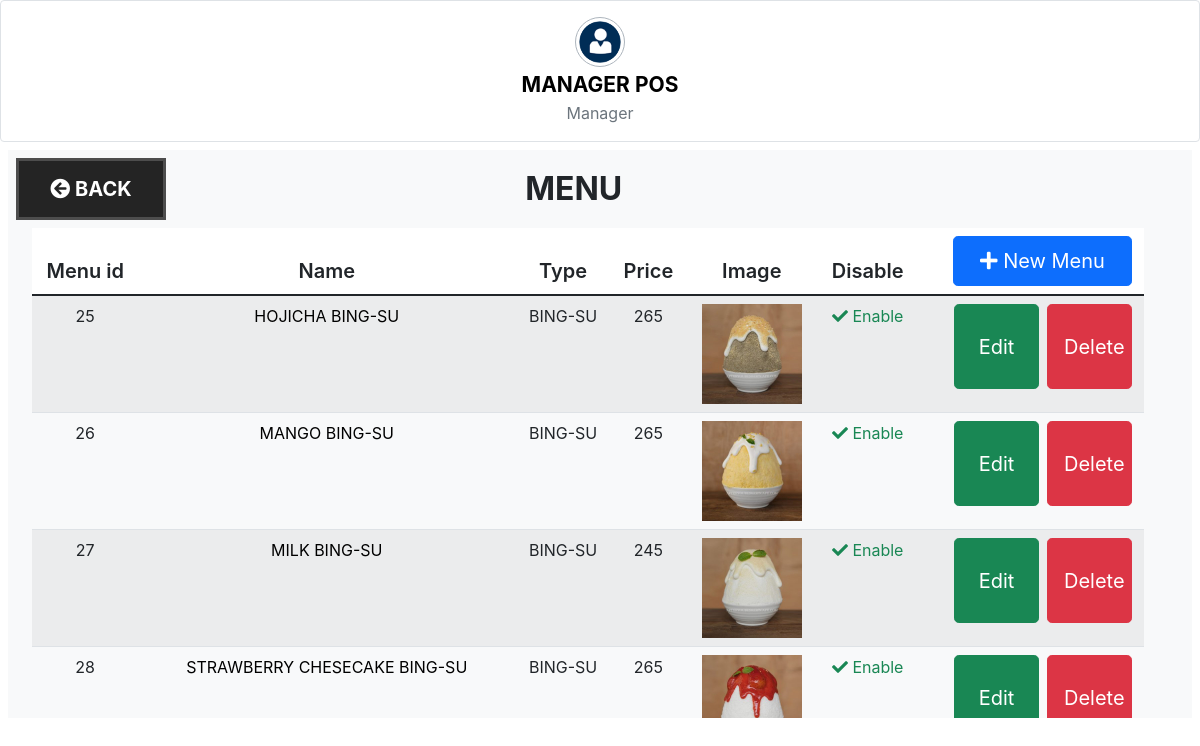
Screenshot of /pos_hunsa/public/index.php?pg=admin&tab=menu (signed in) with the database file from the repository.
### tables this page shows
CREATE TABLE `menu_info` (
  `menu_id` int(11) NOT NULL,
  `menu_name` text NOT NULL,
  `menu_price` int(11) NOT NULL,
  `disable` tinyint(4) NOT NULL,
  `menu_type` text NOT NULL,
  `menu_img` text NOT NULL
);

### pos_hunsa/app/core/init.php (called while the page is built, shortened)
<?php
require "../app/core/functions.php";
require "../app/core/database.php";
require "../app/core/model.php";
function my_function($classname)
{
	$filename = "../app/models/".ucfirst($classname) . ".php";
}

### pos_hunsa/app/models/Auth.php (called while the page is built, shortened)
<?php
class Auth
{
	public static function get($column)
	{
		if(!empty($_SESSION['USER'][$column])){
			return $_SESSION['USER'][$column];
		}
		return "Unknown";
	}
	public static function access($role)
	{
		$access['manager'] = ['manager'];
		$access['cashier'] = ['cashier'];
		$myrole = self::get('role');
		if(in_array($myrole, $access[$role]))
		{
			return true;
		}
		return false;
	}
}

### pos_hunsa/app/core/functions.php (called while the page is built, shortened)
<?php
function esc($str)
{
	return htmlspecialchars($str);
}
function crop($filename,$size = 400)
{
	$ext = strtolower(pathinfo($filename,PATHINFO_EXTENSION));
	$cropped_file = preg_replace("/\.$ext$/", "_cropped.".$ext, $filename);
	if(file_exists($cropped_file))
	{
		return $cropped_file;
	}
	return $cropped_file;
}

### pos_hunsa/app/core/database.php (called while the page is built)
<?php
class Database
{
	private function db_connect(){
		$DBHOST = "localhost";
		$DBNAME = "pos_hunsa";
		$DBUSER = "root";
		$DBPASS = "";
		$DBDRIVER = "mysql";
		try{
			$con = new PDO("$DBDRIVER:host=$DBHOST;dbname=$DBNAME",$DBUSER,$DBPASS);
		}catch(PDOException $e){
			echo $e->getMessage();
		}
		return $con;
	}
	public function query($query,$data = array())
	{
		$con = $this->db_connect();
		$smt = $con->prepare($query);
		$check = $smt->execute($data);
		if($check)
		{
			$result = $smt->fetchAll(PDO::FETCH_ASSOC);
			if(is_array($result) && count($result) > 0){
				return $result;
			}
		}
		return false;
	}
}

### pos_hunsa/app/core/model.php (called while the page is built, shortened)
<?php
class Model extends Database
{
	public function getAll($limit = 10,$offset = 0,$order = "desc",$order_column = "id")
	{
		$query = "select * from $this->table order by $order_column $order limit $limit offset $offset";
		$db = new Database;
		return $db->query($query);
	}
}

### pos_hunsa/app/views/admin/menu.view.php (the view)
<div class="container-fluid row">
    <div class="col">
        <div class="table-responsive table-h-49">
            <table class="table table-striped table-hover">
                <thead>
                    <tr class="fs-5">
                        <th class="fw-black">Menu id</th>
                        <th class="fw-black">Name</th>
                        <th class="fw-black">Type</th>
                        <th class="fw-black">Price</th>
                        <th class="fw-black">Image</th>
                        <th class="fw-black">Disable</th>
                        <th>
                            <a href="index.php?pg=menu-new">
                                <button class="btn btn-primary btn-lg btn-headadmin-size float-end"><i class="fa fa-plus"></i> New Menu</button>
                            </a>
                        </th>
                    </tr>
                </thead>
                <?php if (!empty($products)) : ?>
                    <?php foreach ($products as $product) : ?>
                        <tr>
                            <td><?= esc($product['menu_id']) ?></td>
                            <td>
                                <a href="index.php?pg=menu-edit&id=<?= $product['menu_id'] ?>">
                                    <?= esc(strtoupper($product['menu_name'])) ?>
                                </a>
                            </td>
                            <td><?= esc($product['menu_type']) ?></td>
                            <td><?= esc($product['menu_price']) ?></td>
                            <td>
                                <img src="<?= crop($product['menu_img']) ?>" style="width: 100%;max-width:100px;">
                            </td>
                            <td>
                                <?php
                                    if ($product['disable'] == 0) {
                                        echo "<a class='text-success'><i class='fa fa-check'></i> Enable</a>";
                                    } else {
                                        echo "<a class='text-danger'><i class='fa fa-times'></i> Disable</a>";
                                    }
                                ?>
                            </td>
                            <td>
                                <a href="index.php?pg=menu-delete&id=<?= $product['menu_id'] ?>">
                                    <button class="btn btn-danger btn-lg btn-bodyadmin-size mx-1 float-end">Delete</button>
                                </a>
                                <a href="index.php?pg=menu-edit&id=<?= $product['menu_id'] ?>">
                                    <button class="btn btn-success btn-lg btn-bodyadmin-size float-end">Edit</button>
                                </a>
                            </td>
                        </tr>
                    <?php endforeach; ?>
                <?php endif; ?>
            </table>
        </div>
    </div>
</div>

### pos_hunsa/public/index.php (shortened to what this page needs)
<?php
require "../app/core/init.php";
$controller = $_GET['pg'] ?? "home";
$controller = strtolower($controller);
if(file_exists("../app/controllers/".$controller . ".php"))
{
	require "../app/controllers/".$controller . ".php";
} ?>

### pos_hunsa/app/controllers/admin.php (shortened to what this page needs)
<?php
$tab = $_GET['tab'] ?? 'main';
if($tab == "menu")
{
	$menuClass = new Menu_info();
	$products = $menuClass->getAll(300,0,'asc','menu_id');
}
if(Auth::access('manager')){
	require views_path('admin/admin');
}else{
	Auth::setMessage("You dont have access to the admin page");
	require views_path('auth/denied');
}

### pos_hunsa/app/views/partials/header.view.php (shortened to what this page needs)
<!DOCTYPE html>
<html>
<head>
	<link rel="stylesheet" type="text/css" href="assets/css/bootstrap.min.css">
	<link rel="stylesheet" type="text/css" href="assets/css/all.min.css">
	<link rel="stylesheet" type="text/css" href="assets/css/main.css">
	<link rel="stylesheet" href="assets/css/kioskboard-2.3.0.min.css" />
</head>
<body>
	<div class="container-fluid p-0" style="min-width: 350px;">

### pos_hunsa/app/views/admin/admin.view.php (shortened to what this page needs)
<?php require views_path('partials/header'); ?>
<div class="container-fluid p-0">
	<div class="card border">
            <div class="card-body box-profile">
                <div class="text-center">
                    <img class="profile-user-img img-fluid img-circle elevation-2" src="./assets/images/avatar_anonymous.png" alt="User profile picture">
                </div>
                <h3 class="profile-username text-center"><a href="#" class="d-block"><?php echo esc(strtoupper(Auth::get(('firstname'))." ".Auth::get(('lastname'))));?></a></h3>
		    <p class="text-muted text-center m-0">Manager</p>
            </div>
        </div>
	<div class="col bg-light m-2 p-0">
		<div class="row d-flex align-items-center">
			<?php
			switch ($tab) {
				case 'dashboard':
				case 'menu':
				case 'users':
				case 'sales':
				case 'tables':
					require views_path('admin/btn-main');
					break;
			}
			?>
		</div>
		<?php
		switch ($tab) {
			case 'menu':
				require views_path('admin/menu');
				break;
		}
		?>
	</div>
</div>
<?php require views_path('partials/footer'); ?>

### pos_hunsa/app/views/admin/btn-main.view.php
          <div class="col-2 h5 m-2 text-center d-flex justify-content-start">
		<a href="index.php?pg=admin&tab=main" class="main-menu p-3 fw-bold">
			<i class="fa fa-arrow-circle-left"></i> BACK
		</a>
	</div>
          <div class="col-md-7 m-2">
	<h2><?= strtoupper($tab) ?></h2>
</div>

### pos_hunsa/app/views/partials/footer.view.php (shortened to what this page needs)
	</div>
</body>
</html>

### pos_hunsa/public/assets/css/main.css (style rules this page uses)
body a { text-decoration: none; }
.profile-user-img { border: 1px solid #adb5bd; margin: 0 auto; padding: 3px; width: 50px; }
.profile-username { font-size: 21px; margin-top: 5px; }
.img-circle { border-radius: 50%; }

### rows the page displays
menu_info: menu_id "25", menu_name "HOJICHA BING-SU", menu_type "BING-SU", menu_price "265", shows a picture, disable 0 (drawn)
menu_info: menu_id "26", menu_name "MANGO BING-SU", menu_type "BING-SU", menu_price "265", shows a picture, disable 0 (drawn)
menu_info: menu_id "27", menu_name "MILK BING-SU", menu_type "BING-SU", menu_price "245", shows a picture, disable 0 (drawn)
menu_info: menu_id "28", menu_name "STRAWBERRY CHESECAKE BING-SU", menu_type "BING-SU", menu_price "265", shows a picture, disable 0 (drawn)

### other values shown
Auth::get(('firstname'))." ".Auth::get(('lastname')) "MANAGER POS"
$tab "MENU"
